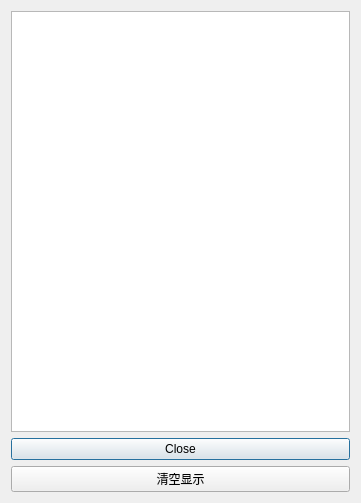
<?xml version="1.0" encoding="UTF-8"?>
<ui version="4.0">
 <class>DebugLogDialog</class>
 <widget class="QDialog" name="DebugLogDialog">
  <property name="geometry">
   <rect>
    <x>0</x>
    <y>0</y>
    <width>361</width>
    <height>503</height>
   </rect>
  </property>
  <property name="windowTitle">
   <string>Dialog</string>
  </property>
  <layout class="QVBoxLayout" name="verticalLayout">
   <item>
    <widget class="QPlainTextEdit" name="plainTextEdit"/>
   </item>
   <item>
    <widget class="QPushButton" name="pushButton">
     <property name="text">
      <string>Close</string>
     </property>
    </widget>
   </item>
   <item>
    <widget class="QPushButton" name="pushButton_2">
     <property name="text">
      <string>清空显示</string>
     </property>
    </widget>
   </item>
  </layout>
 </widget>
 <resources/>
 <connections/>
</ui>
